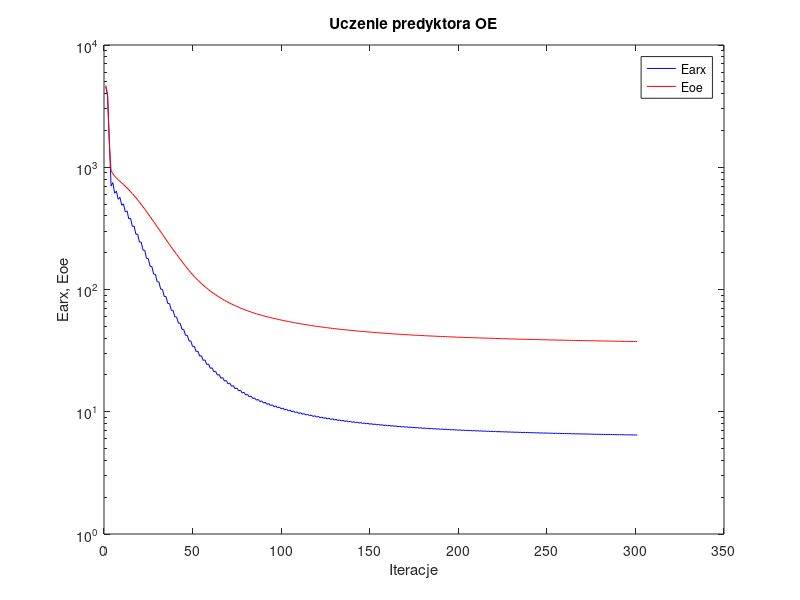
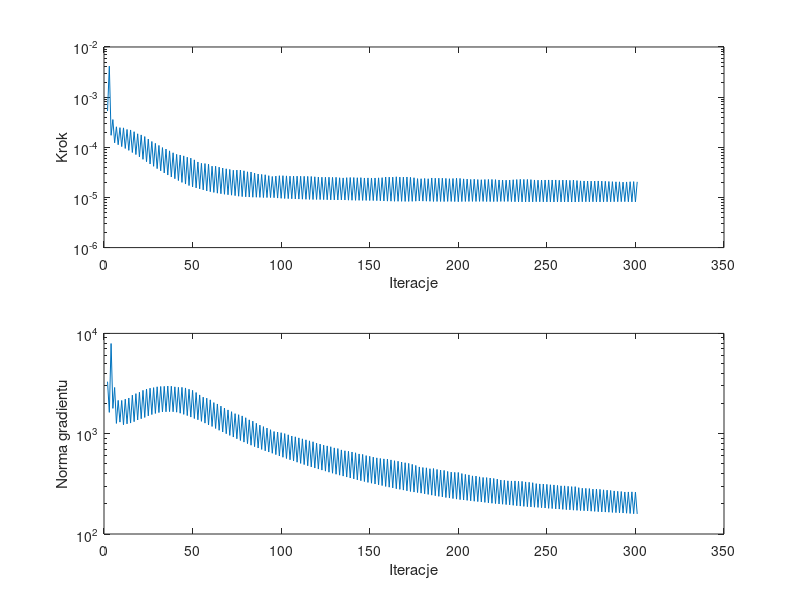

Recreate these plots in MATLAB, in order.
%uczenie predyktora oe
clear all;
n=0; farx(n+1)=4.546551e+003; foe(n+1)=4.681583e+003; wspucz(n+1)=0.000000e+000; ng(n+1)=0.000000e+000;
n=1; farx(n+1)=3.879108e+003; foe(n+1)=3.947978e+003; krok(n+1)=5.276810e-004; ng(n+1)=3.300383e+003;
n=2; farx(n+1)=1.627745e+003; foe(n+1)=1.568873e+003; krok(n+1)=4.150488e-003; ng(n+1)=1.631599e+003;
n=3; farx(n+1)=7.021693e+002; foe(n+1)=9.399296e+002; krok(n+1)=1.733806e-004; ng(n+1)=7.922266e+003;
n=4; farx(n+1)=7.486912e+002; foe(n+1)=8.861531e+002; krok(n+1)=3.569936e-004; ng(n+1)=1.788878e+003;
n=5; farx(n+1)=6.131749e+002; foe(n+1)=8.455855e+002; krok(n+1)=1.228120e-004; ng(n+1)=2.889011e+003;
n=6; farx(n+1)=6.377637e+002; foe(n+1)=8.175256e+002; krok(n+1)=2.563847e-004; ng(n+1)=1.266400e+003;
n=7; farx(n+1)=5.473917e+002; foe(n+1)=7.913192e+002; krok(n+1)=1.123699e-004; ng(n+1)=2.149044e+003;
n=8; farx(n+1)=5.675692e+002; foe(n+1)=7.681127e+002; krok(n+1)=2.463545e-004; ng(n+1)=1.304757e+003;
n=9; farx(n+1)=4.892224e+002; foe(n+1)=7.445417e+002; krok(n+1)=1.032442e-004; ng(n+1)=2.145065e+003;
n=10; farx(n+1)=5.017988e+002; foe(n+1)=7.223373e+002; krok(n+1)=2.439194e-004; ng(n+1)=1.228184e+003;
n=11; farx(n+1)=4.315199e+002; foe(n+1)=6.989206e+002; krok(n+1)=9.476985e-005; ng(n+1)=2.209511e+003;
n=12; farx(n+1)=4.395505e+002; foe(n+1)=6.771323e+002; krok(n+1)=2.266194e-004; ng(n+1)=1.253899e+003;
n=13; farx(n+1)=3.783184e+002; foe(n+1)=6.541159e+002; krok(n+1)=8.683747e-005; ng(n+1)=2.269676e+003;
n=14; farx(n+1)=3.827701e+002; foe(n+1)=6.318051e+002; krok(n+1)=2.215284e-004; ng(n+1)=1.277080e+003;
n=15; farx(n+1)=3.279985e+002; foe(n+1)=6.080584e+002; krok(n+1)=7.868993e-005; ng(n+1)=2.422105e+003;
n=16; farx(n+1)=3.302294e+002; foe(n+1)=5.858117e+002; krok(n+1)=2.044712e-004; ng(n+1)=1.318274e+003;
n=17; farx(n+1)=2.830648e+002; foe(n+1)=5.625689e+002; krok(n+1)=7.166629e-005; ng(n+1)=2.508928e+003;
n=18; farx(n+1)=2.843371e+002; foe(n+1)=5.409880e+002; krok(n+1)=1.858107e-004; ng(n+1)=1.371581e+003;
n=19; farx(n+1)=2.442732e+002; foe(n+1)=5.185485e+002; krok(n+1)=6.446963e-005; ng(n+1)=2.589367e+003;
n=20; farx(n+1)=2.442757e+002; foe(n+1)=4.971453e+002; krok(n+1)=1.764835e-004; ng(n+1)=1.409904e+003;
n=21; farx(n+1)=2.098132e+002; foe(n+1)=4.751663e+002; krok(n+1)=5.755042e-005; ng(n+1)=2.705910e+003;
n=22; farx(n+1)=2.091877e+002; foe(n+1)=4.544684e+002; krok(n+1)=1.635278e-004; ng(n+1)=1.451956e+003;
n=23; farx(n+1)=1.798796e+002; foe(n+1)=4.335227e+002; krok(n+1)=5.161420e-005; ng(n+1)=2.790383e+003;
n=24; farx(n+1)=1.793397e+002; foe(n+1)=4.142708e+002; krok(n+1)=1.460087e-004; ng(n+1)=1.505798e+003;
n=25; farx(n+1)=1.547612e+002; foe(n+1)=3.949165e+002; krok(n+1)=4.645269e-005; ng(n+1)=2.842542e+003;
n=26; farx(n+1)=1.543315e+002; foe(n+1)=3.771323e+002; krok(n+1)=1.304810e-004; ng(n+1)=1.551750e+003;
n=27; farx(n+1)=1.337511e+002; foe(n+1)=3.594230e+002; krok(n+1)=4.176829e-005; ng(n+1)=2.879559e+003;
n=28; farx(n+1)=1.332837e+002; foe(n+1)=3.428460e+002; krok(n+1)=1.198705e-004; ng(n+1)=1.590950e+003;
n=29; farx(n+1)=1.157999e+002; foe(n+1)=3.264621e+002; krok(n+1)=3.754715e-005; ng(n+1)=2.935103e+003;
n=30; farx(n+1)=1.153924e+002; foe(n+1)=3.112276e+002; krok(n+1)=1.089132e-004; ng(n+1)=1.624550e+003;
n=31; farx(n+1)=1.005999e+002; foe(n+1)=2.963617e+002; krok(n+1)=3.400479e-005; ng(n+1)=2.955854e+003;
n=32; farx(n+1)=1.003630e+002; foe(n+1)=2.825990e+002; krok(n+1)=9.866949e-005; ng(n+1)=1.648737e+003;
n=33; farx(n+1)=8.784253e+001; foe(n+1)=2.691871e+002; krok(n+1)=3.079431e-005; ng(n+1)=2.964090e+003;
n=34; farx(n+1)=8.760273e+001; foe(n+1)=2.565706e+002; krok(n+1)=9.229511e-005; ng(n+1)=1.653402e+003;
n=35; farx(n+1)=7.684952e+001; foe(n+1)=2.443522e+002; krok(n+1)=2.797908e-005; ng(n+1)=2.985330e+003;
n=36; farx(n+1)=7.671330e+001; foe(n+1)=2.330467e+002; krok(n+1)=8.489916e-005; ng(n+1)=1.660178e+003;
n=37; farx(n+1)=6.753734e+001; foe(n+1)=2.221428e+002; krok(n+1)=2.560827e-005; ng(n+1)=2.974535e+003;
n=38; farx(n+1)=6.748347e+001; foe(n+1)=2.120816e+002; krok(n+1)=7.773395e-005; ng(n+1)=1.654912e+003;
n=39; farx(n+1)=5.968824e+001; foe(n+1)=2.025250e+002; krok(n+1)=2.362476e-005; ng(n+1)=2.931488e+003;
n=40; farx(n+1)=5.971914e+001; foe(n+1)=1.936169e+002; krok(n+1)=7.225059e-005; ng(n+1)=1.638292e+003;
n=41; farx(n+1)=5.304847e+001; foe(n+1)=1.851549e+002; krok(n+1)=2.170937e-005; ng(n+1)=2.899152e+003;
n=42; farx(n+1)=5.303757e+001; foe(n+1)=1.770615e+002; krok(n+1)=7.022416e-005; ng(n+1)=1.600925e+003;
n=43; farx(n+1)=4.722336e+001; foe(n+1)=1.694090e+002; krok(n+1)=1.995189e-005; ng(n+1)=2.898034e+003;
n=44; farx(n+1)=4.721939e+001; foe(n+1)=1.621796e+002; krok(n+1)=6.738910e-005; ng(n+1)=1.558438e+003;
n=45; farx(n+1)=4.217478e+001; foe(n+1)=1.553774e+002; krok(n+1)=1.850362e-005; ng(n+1)=2.858890e+003;
n=46; farx(n+1)=4.222627e+001; foe(n+1)=1.490574e+002; krok(n+1)=6.334606e-005; ng(n+1)=1.516256e+003;
n=47; farx(n+1)=3.789393e+001; foe(n+1)=1.431375e+002; krok(n+1)=1.726474e-005; ng(n+1)=2.775765e+003;
n=48; farx(n+1)=3.796529e+001; foe(n+1)=1.375613e+002; krok(n+1)=6.078783e-005; ng(n+1)=1.464737e+003;
n=49; farx(n+1)=3.419094e+001; foe(n+1)=1.323498e+002; krok(n+1)=1.621284e-005; ng(n+1)=2.704741e+003;
n=50; farx(n+1)=3.432223e+001; foe(n+1)=1.275597e+002; krok(n+1)=5.618497e-005; ng(n+1)=1.416882e+003;
n=51; farx(n+1)=3.107270e+001; foe(n+1)=1.231309e+002; krok(n+1)=1.549259e-005; ng(n+1)=2.572417e+003;
n=52; farx(n+1)=3.129876e+001; foe(n+1)=1.191168e+002; krok(n+1)=5.097701e-005; ng(n+1)=1.377284e+003;
n=53; farx(n+1)=2.850263e+001; foe(n+1)=1.153526e+002; krok(n+1)=1.481560e-005; ng(n+1)=2.435044e+003;
n=54; farx(n+1)=2.873724e+001; foe(n+1)=1.118472e+002; krok(n+1)=4.789661e-005; ng(n+1)=1.328110e+003;
n=55; farx(n+1)=2.631353e+001; foe(n+1)=1.086106e+002; krok(n+1)=1.416371e-005; ng(n+1)=2.312538e+003;
n=56; farx(n+1)=2.654257e+001; foe(n+1)=1.054836e+002; krok(n+1)=4.738492e-005; ng(n+1)=1.274864e+003;
n=57; farx(n+1)=2.436669e+001; foe(n+1)=1.025503e+002; krok(n+1)=1.346311e-005; ng(n+1)=2.260770e+003;
n=58; farx(n+1)=2.459088e+001; foe(n+1)=9.978003e+001; krok(n+1)=4.599898e-005; ng(n+1)=1.222285e+003;
n=59; farx(n+1)=2.264456e+001; foe(n+1)=9.718304e+001; krok(n+1)=1.302585e-005; ng(n+1)=2.175135e+003;
n=60; farx(n+1)=2.290629e+001; foe(n+1)=9.483924e+001; krok(n+1)=4.204485e-005; ng(n+1)=1.180526e+003;
n=61; farx(n+1)=2.121643e+001; foe(n+1)=9.262106e+001; krok(n+1)=1.259797e-005; ng(n+1)=2.041744e+003;
n=62; farx(n+1)=2.145292e+001; foe(n+1)=9.048811e+001; krok(n+1)=4.194015e-005; ng(n+1)=1.127328e+003;
n=63; farx(n+1)=1.992307e+001; foe(n+1)=8.848211e+001; krok(n+1)=1.216245e-005; ng(n+1)=1.978966e+003;
n=64; farx(n+1)=2.015889e+001; foe(n+1)=8.659945e+001; krok(n+1)=4.014885e-005; ng(n+1)=1.081518e+003;
n=65; farx(n+1)=1.879171e+001; foe(n+1)=8.483242e+001; krok(n+1)=1.186082e-005; ng(n+1)=1.883942e+003;
n=66; farx(n+1)=1.903068e+001; foe(n+1)=8.317081e+001; krok(n+1)=3.858161e-005; ng(n+1)=1.039382e+003;
n=67; farx(n+1)=1.779864e+001; foe(n+1)=8.159570e+001; krok(n+1)=1.157184e-005; ng(n+1)=1.802761e+003;
n=68; farx(n+1)=1.803437e+001; foe(n+1)=8.011479e+001; krok(n+1)=3.723990e-005; ng(n+1)=9.992815e+002;
n=69; farx(n+1)=1.692144e+001; foe(n+1)=7.870734e+001; krok(n+1)=1.131276e-005; ng(n+1)=1.725932e+003;
n=70; farx(n+1)=1.715106e+001; foe(n+1)=7.737575e+001; krok(n+1)=3.621888e-005; ng(n+1)=9.612937e+002;
n=71; farx(n+1)=1.613778e+001; foe(n+1)=7.610841e+001; krok(n+1)=1.109569e-005; ng(n+1)=1.657235e+003;
n=72; farx(n+1)=1.636414e+001; foe(n+1)=7.491589e+001; krok(n+1)=3.488004e-005; ng(n+1)=9.260578e+002;
n=73; farx(n+1)=1.544755e+001; foe(n+1)=7.377879e+001; krok(n+1)=1.085468e-005; ng(n+1)=1.584507e+003;
n=74; farx(n+1)=1.566104e+001; foe(n+1)=7.267390e+001; krok(n+1)=3.514435e-005; ng(n+1)=8.900918e+002;
n=75; farx(n+1)=1.481266e+001; foe(n+1)=7.161815e+001; krok(n+1)=1.057446e-005; ng(n+1)=1.546434e+003;
n=76; farx(n+1)=1.501581e+001; foe(n+1)=7.059727e+001; krok(n+1)=3.517612e-005; ng(n+1)=8.556095e+002;
n=77; farx(n+1)=1.422790e+001; foe(n+1)=6.962082e+001; krok(n+1)=1.038706e-005; ng(n+1)=1.504452e+003;
n=78; farx(n+1)=1.442876e+001; foe(n+1)=6.869982e+001; krok(n+1)=3.400479e-005; ng(n+1)=8.244965e+002;
n=79; farx(n+1)=1.370405e+001; foe(n+1)=6.781532e+001; krok(n+1)=1.029142e-005; ng(n+1)=1.442322e+003;
n=80; farx(n+1)=1.390337e+001; foe(n+1)=6.698762e+001; krok(n+1)=3.245086e-005; ng(n+1)=7.960114e+002;
n=81; farx(n+1)=1.324176e+001; foe(n+1)=6.619162e+001; krok(n+1)=1.018440e-005; ng(n+1)=1.374432e+003;
n=82; farx(n+1)=1.343453e+001; foe(n+1)=6.542549e+001; krok(n+1)=3.217628e-005; ng(n+1)=7.676470e+002;
n=83; farx(n+1)=1.281497e+001; foe(n+1)=6.468717e+001; krok(n+1)=1.009346e-005; ng(n+1)=1.334100e+003;
n=84; farx(n+1)=1.300538e+001; foe(n+1)=6.399501e+001; krok(n+1)=3.061523e-005; ng(n+1)=7.427351e+002;
n=85; farx(n+1)=1.243400e+001; foe(n+1)=6.332853e+001; krok(n+1)=1.009346e-005; ng(n+1)=1.270149e+003;
n=86; farx(n+1)=1.262322e+001; foe(n+1)=6.270067e+001; krok(n+1)=2.932016e-005; ng(n+1)=7.198587e+002;
n=87; farx(n+1)=1.209388e+001; foe(n+1)=6.209110e+001; krok(n+1)=1.003408e-005; ng(n+1)=1.217783e+003;
n=88; farx(n+1)=1.227675e+001; foe(n+1)=6.150694e+001; krok(n+1)=2.877521e-005; ng(n+1)=6.969021e+002;
n=89; farx(n+1)=1.178210e+001; foe(n+1)=6.094222e+001; krok(n+1)=9.955536e-006; ng(n+1)=1.176507e+003;
n=90; farx(n+1)=1.195877e+001; foe(n+1)=6.039654e+001; krok(n+1)=2.832743e-005; ng(n+1)=6.750447e+002;
n=91; farx(n+1)=1.149193e+001; foe(n+1)=5.987135e+001; krok(n+1)=9.952471e-006; ng(n+1)=1.138637e+003;
n=92; farx(n+1)=1.166795e+001; foe(n+1)=5.937368e+001; krok(n+1)=2.713913e-005; ng(n+1)=6.564379e+002;
n=93; farx(n+1)=1.123019e+001; foe(n+1)=5.888847e+001; krok(n+1)=9.952471e-006; ng(n+1)=1.095585e+003;
n=94; farx(n+1)=1.140135e+001; foe(n+1)=5.842728e+001; krok(n+1)=2.617217e-005; ng(n+1)=6.381740e+002;
n=95; farx(n+1)=1.099442e+001; foe(n+1)=5.797985e+001; krok(n+1)=9.888364e-006; ng(n+1)=1.051387e+003;
n=96; farx(n+1)=1.116005e+001; foe(n+1)=5.753842e+001; krok(n+1)=2.668806e-005; ng(n+1)=6.186210e+002;
n=97; farx(n+1)=1.077083e+001; foe(n+1)=5.710847e+001; krok(n+1)=9.716744e-006; ng(n+1)=1.039019e+003;
n=98; farx(n+1)=1.093050e+001; foe(n+1)=5.668561e+001; krok(n+1)=2.711505e-005; ng(n+1)=5.996425e+002;
n=99; farx(n+1)=1.055796e+001; foe(n+1)=5.627430e+001; krok(n+1)=9.602384e-006; ng(n+1)=1.022905e+003;
n=100; farx(n+1)=1.071380e+001; foe(n+1)=5.587430e+001; krok(n+1)=2.713913e-005; ng(n+1)=5.822177e+002;
n=101; farx(n+1)=1.035822e+001; foe(n+1)=5.548302e+001; krok(n+1)=9.515478e-006; ng(n+1)=1.002564e+003;
n=102; farx(n+1)=1.050920e+001; foe(n+1)=5.510501e+001; krok(n+1)=2.689247e-005; ng(n+1)=5.655985e+002;
n=103; farx(n+1)=1.017169e+001; foe(n+1)=5.473671e+001; krok(n+1)=9.471564e-006; ng(n+1)=9.750089e+002;
n=104; farx(n+1)=1.031860e+001; foe(n+1)=5.438031e+001; krok(n+1)=2.657240e-005; ng(n+1)=5.499619e+002;
n=105; farx(n+1)=9.998579e+000; foe(n+1)=5.403337e+001; krok(n+1)=9.410994e-006; ng(n+1)=9.482785e+002;
n=106; farx(n+1)=1.014180e+001; foe(n+1)=5.369401e+001; krok(n+1)=2.671200e-005; ng(n+1)=5.344428e+002;
n=107; farx(n+1)=9.834932e+000; foe(n+1)=5.336250e+001; krok(n+1)=9.331364e-006; ng(n+1)=9.311349e+002;
n=108; farx(n+1)=9.974071e+000; foe(n+1)=5.304052e+001; krok(n+1)=2.657240e-005; ng(n+1)=5.197227e+002;
n=109; farx(n+1)=9.681369e+000; foe(n+1)=5.272663e+001; krok(n+1)=9.282697e-006; ng(n+1)=9.082794e+002;
n=110; farx(n+1)=9.817241e+000; foe(n+1)=5.242128e+001; krok(n+1)=2.648762e-005; ng(n+1)=5.056682e+002;
n=111; farx(n+1)=9.537082e+000; foe(n+1)=5.212269e+001; krok(n+1)=9.225986e-006; ng(n+1)=8.886788e+002;
n=112; farx(n+1)=9.669379e+000; foe(n+1)=5.183265e+001; krok(n+1)=2.637524e-005; ng(n+1)=4.920844e+002;
n=113; farx(n+1)=9.401437e+000; foe(n+1)=5.154912e+001; krok(n+1)=9.177209e-006; ng(n+1)=8.683281e+002;
n=114; farx(n+1)=9.530239e+000; foe(n+1)=5.127329e+001; krok(n+1)=2.627836e-005; ng(n+1)=4.789795e+002;
n=115; farx(n+1)=9.273543e+000; foe(n+1)=5.100386e+001; krok(n+1)=9.137433e-006; ng(n+1)=8.487843e+002;
n=116; farx(n+1)=9.399521e+000; foe(n+1)=5.074207e+001; krok(n+1)=2.616958e-005; ng(n+1)=4.665072e+002;
n=117; farx(n+1)=9.153205e+000; foe(n+1)=5.048535e+001; krok(n+1)=9.089066e-006; ng(n+1)=8.309755e+002;
n=118; farx(n+1)=9.274467e+000; foe(n+1)=5.023607e+001; krok(n+1)=2.581106e-005; ng(n+1)=4.545717e+002;
n=119; farx(n+1)=9.039687e+000; foe(n+1)=4.999507e+001; krok(n+1)=9.109987e-006; ng(n+1)=8.047393e+002;
n=120; farx(n+1)=9.159263e+000; foe(n+1)=4.976029e+001; krok(n+1)=2.549454e-005; ng(n+1)=4.441399e+002;
n=121; farx(n+1)=8.933545e+000; foe(n+1)=4.953064e+001; krok(n+1)=9.078452e-006; ng(n+1)=7.874192e+002;
n=122; farx(n+1)=9.050151e+000; foe(n+1)=4.930739e+001; krok(n+1)=2.529606e-005; ng(n+1)=4.336639e+002;
n=123; farx(n+1)=8.833536e+000; foe(n+1)=4.908906e+001; krok(n+1)=9.050777e-006; ng(n+1)=7.689531e+002;
n=124; farx(n+1)=8.947878e+000; foe(n+1)=4.887616e+001; krok(n+1)=2.531441e-005; ng(n+1)=4.234314e+002;
n=125; farx(n+1)=8.738712e+000; foe(n+1)=4.866667e+001; krok(n+1)=8.997287e-006; ng(n+1)=7.557697e+002;
n=126; farx(n+1)=8.850232e+000; foe(n+1)=4.846302e+001; krok(n+1)=2.531441e-005; ng(n+1)=4.133624e+002;
n=127; farx(n+1)=8.648559e+000; foe(n+1)=4.826266e+001; krok(n+1)=8.958287e-006; ng(n+1)=7.410928e+002;
n=128; farx(n+1)=8.756609e+000; foe(n+1)=4.806809e+001; krok(n+1)=2.509886e-005; ng(n+1)=4.036539e+002;
n=129; farx(n+1)=8.563340e+000; foe(n+1)=4.787819e+001; krok(n+1)=8.943311e-006; ng(n+1)=7.217944e+002;
n=130; farx(n+1)=8.669385e+000; foe(n+1)=4.769210e+001; krok(n+1)=2.518354e-005; ng(n+1)=3.942519e+002;
n=131; farx(n+1)=8.481683e+000; foe(n+1)=4.750929e+001; krok(n+1)=8.913402e-006; ng(n+1)=7.110606e+002;
n=132; farx(n+1)=8.584533e+000; foe(n+1)=4.733269e+001; krok(n+1)=2.468559e-005; ng(n+1)=3.858486e+002;
n=133; farx(n+1)=8.404966e+000; foe(n+1)=4.716043e+001; krok(n+1)=8.935769e-006; ng(n+1)=6.892289e+002;
n=134; farx(n+1)=8.505910e+000; foe(n+1)=4.699245e+001; krok(n+1)=2.450546e-005; ng(n+1)=3.779409e+002;
n=135; farx(n+1)=8.332805e+000; foe(n+1)=4.682756e+001; krok(n+1)=8.887598e-006; ng(n+1)=6.757347e+002;
n=136; farx(n+1)=8.431609e+000; foe(n+1)=4.666538e+001; krok(n+1)=2.480406e-005; ng(n+1)=3.697216e+002;
n=137; farx(n+1)=8.263326e+000; foe(n+1)=4.650581e+001; krok(n+1)=8.818566e-006; ng(n+1)=6.678365e+002;
n=138; farx(n+1)=8.359669e+000; foe(n+1)=4.634943e+001; krok(n+1)=2.496301e-005; ng(n+1)=3.617089e+002;
n=139; farx(n+1)=8.196349e+000; foe(n+1)=4.619589e+001; krok(n+1)=8.786087e-006; ng(n+1)=6.571017e+002;
n=140; farx(n+1)=8.290732e+000; foe(n+1)=4.604637e+001; krok(n+1)=2.490114e-005; ng(n+1)=3.541807e+002;
n=141; farx(n+1)=8.132598e+000; foe(n+1)=4.589899e+001; krok(n+1)=8.753864e-006; ng(n+1)=6.452512e+002;
n=142; farx(n+1)=8.223949e+000; foe(n+1)=4.575548e+001; krok(n+1)=2.468559e-005; ng(n+1)=3.467561e+002;
n=143; farx(n+1)=8.071863e+000; foe(n+1)=4.561555e+001; krok(n+1)=8.756691e-006; ng(n+1)=6.284414e+002;
n=144; farx(n+1)=8.162067e+000; foe(n+1)=4.547814e+001; krok(n+1)=2.480406e-005; ng(n+1)=3.399277e+002;
n=145; farx(n+1)=8.013457e+000; foe(n+1)=4.534244e+001; krok(n+1)=8.718949e-006; ng(n+1)=6.215662e+002;
n=146; farx(n+1)=8.101011e+000; foe(n+1)=4.521118e+001; krok(n+1)=2.443486e-005; ng(n+1)=3.333862e+002;
n=147; farx(n+1)=7.958308e+000; foe(n+1)=4.508251e+001; krok(n+1)=8.720009e-006; ng(n+1)=6.045359e+002;
n=148; farx(n+1)=8.044061e+000; foe(n+1)=4.495618e+001; krok(n+1)=2.450546e-005; ng(n+1)=3.268111e+002;
n=149; farx(n+1)=7.905297e+000; foe(n+1)=4.483208e+001; krok(n+1)=8.686387e-006; ng(n+1)=5.954068e+002;
n=150; farx(n+1)=7.988937e+000; foe(n+1)=4.471060e+001; krok(n+1)=2.443486e-005; ng(n+1)=3.208682e+002;
n=151; farx(n+1)=7.854543e+000; foe(n+1)=4.459158e+001; krok(n+1)=8.668026e-006; ng(n+1)=5.837713e+002;
n=152; farx(n+1)=7.936382e+000; foe(n+1)=4.447469e+001; krok(n+1)=2.443486e-005; ng(n+1)=3.152119e+002;
n=153; farx(n+1)=7.805960e+000; foe(n+1)=4.436009e+001; krok(n+1)=8.632369e-006; ng(n+1)=5.740319e+002;
n=154; farx(n+1)=7.886063e+000; foe(n+1)=4.424709e+001; krok(n+1)=2.458493e-005; ng(n+1)=3.094374e+002;
n=155; farx(n+1)=7.759039e+000; foe(n+1)=4.413628e+001; krok(n+1)=8.593476e-006; ng(n+1)=5.661352e+002;
n=156; farx(n+1)=7.837934e+000; foe(n+1)=4.402723e+001; krok(n+1)=2.480406e-005; ng(n+1)=3.040833e+002;
n=157; farx(n+1)=7.714269e+000; foe(n+1)=4.391942e+001; krok(n+1)=8.500298e-006; ng(n+1)=5.607271e+002;
n=158; farx(n+1)=7.791473e+000; foe(n+1)=4.381206e+001; krok(n+1)=2.556514e-005; ng(n+1)=2.978665e+002;
n=159; farx(n+1)=7.669607e+000; foe(n+1)=4.370627e+001; krok(n+1)=8.445281e-006; ng(n+1)=5.587901e+002;
n=160; farx(n+1)=7.745063e+000; foe(n+1)=4.360322e+001; krok(n+1)=2.541507e-005; ng(n+1)=2.930108e+002;
n=161; farx(n+1)=7.626959e+000; foe(n+1)=4.350172e+001; krok(n+1)=8.429495e-006; ng(n+1)=5.478287e+002;
n=162; farx(n+1)=7.700598e+000; foe(n+1)=4.340231e+001; krok(n+1)=2.537849e-005; ng(n+1)=2.880770e+002;
n=163; farx(n+1)=7.586370e+000; foe(n+1)=4.330471e+001; krok(n+1)=8.379583e-006; ng(n+1)=5.378056e+002;
n=164; farx(n+1)=7.658048e+000; foe(n+1)=4.320725e+001; krok(n+1)=2.581106e-005; ng(n+1)=2.825348e+002;
n=165; farx(n+1)=7.545998e+000; foe(n+1)=4.311253e+001; krok(n+1)=8.378583e-006; ng(n+1)=5.314696e+002;
n=166; farx(n+1)=7.616745e+000; foe(n+1)=4.302008e+001; krok(n+1)=2.543436e-005; ng(n+1)=2.786220e+002;
n=167; farx(n+1)=7.507907e+000; foe(n+1)=4.292895e+001; krok(n+1)=8.364627e-006; ng(n+1)=5.217959e+002;
n=168; farx(n+1)=7.577155e+000; foe(n+1)=4.283972e+001; krok(n+1)=2.541507e-005; ng(n+1)=2.740971e+002;
n=169; farx(n+1)=7.471364e+000; foe(n+1)=4.275178e+001; krok(n+1)=8.333245e-006; ng(n+1)=5.133252e+002;
n=170; farx(n+1)=7.538999e+000; foe(n+1)=4.266506e+001; krok(n+1)=2.555890e-005; ng(n+1)=2.693938e+002;
n=171; farx(n+1)=7.435616e+000; foe(n+1)=4.257999e+001; krok(n+1)=8.329312e-006; ng(n+1)=5.058599e+002;
n=172; farx(n+1)=7.501735e+000; foe(n+1)=4.249696e+001; krok(n+1)=2.519594e-005; ng(n+1)=2.654829e+002;
n=173; farx(n+1)=7.401350e+000; foe(n+1)=4.241553e+001; krok(n+1)=8.357584e-006; ng(n+1)=4.946579e+002;
n=174; farx(n+1)=7.465959e+000; foe(n+1)=4.233630e+001; krok(n+1)=2.468559e-005; ng(n+1)=2.618936e+002;
n=175; farx(n+1)=7.368396e+000; foe(n+1)=4.225860e+001; krok(n+1)=8.423638e-006; ng(n+1)=4.824637e+002;
n=176; farx(n+1)=7.431363e+000; foe(n+1)=4.218382e+001; krok(n+1)=2.371798e-005; ng(n+1)=2.590269e+002;
n=177; farx(n+1)=7.337771e+000; foe(n+1)=4.211054e+001; krok(n+1)=8.481911e-006; ng(n+1)=4.662380e+002;
n=178; farx(n+1)=7.399848e+000; foe(n+1)=4.203855e+001; krok(n+1)=2.360381e-005; ng(n+1)=2.554893e+002;
n=179; farx(n+1)=7.308553e+000; foe(n+1)=4.196745e+001; krok(n+1)=8.445859e-006; ng(n+1)=4.599968e+002;
n=180; farx(n+1)=7.369641e+000; foe(n+1)=4.189713e+001; krok(n+1)=2.390184e-005; ng(n+1)=2.515097e+002;
n=181; farx(n+1)=7.279689e+000; foe(n+1)=4.182754e+001; krok(n+1)=8.423638e-006; ng(n+1)=4.567660e+002;
n=182; farx(n+1)=7.339442e+000; foe(n+1)=4.175979e+001; krok(n+1)=2.360381e-005; ng(n+1)=2.481718e+002;
n=183; farx(n+1)=7.252581e+000; foe(n+1)=4.169288e+001; krok(n+1)=8.379583e-006; ng(n+1)=4.475271e+002;
n=184; farx(n+1)=7.311626e+000; foe(n+1)=4.162570e+001; krok(n+1)=2.444110e-005; ng(n+1)=2.439853e+002;
n=185; farx(n+1)=7.225150e+000; foe(n+1)=4.155916e+001; krok(n+1)=8.316918e-006; ng(n+1)=4.494643e+002;
n=186; farx(n+1)=7.282743e+000; foe(n+1)=4.149416e+001; krok(n+1)=2.419290e-005; ng(n+1)=2.406677e+002;
n=187; farx(n+1)=7.198808e+000; foe(n+1)=4.143021e+001; krok(n+1)=8.322079e-006; ng(n+1)=4.402414e+002;
n=188; farx(n+1)=7.255349e+000; foe(n+1)=4.136708e+001; krok(n+1)=2.419290e-005; ng(n+1)=2.373617e+002;
n=189; farx(n+1)=7.173138e+000; foe(n+1)=4.130496e+001; krok(n+1)=8.318815e-006; ng(n+1)=4.344977e+002;
n=190; farx(n+1)=7.229114e+000; foe(n+1)=4.124397e+001; krok(n+1)=2.418894e-005; ng(n+1)=2.342748e+002;
n=191; farx(n+1)=7.148409e+000; foe(n+1)=4.118324e+001; krok(n+1)=8.284610e-006; ng(n+1)=4.307185e+002;
n=192; farx(n+1)=7.202580e+000; foe(n+1)=4.112378e+001; krok(n+1)=2.394830e-005; ng(n+1)=2.310394e+002;
n=193; farx(n+1)=7.124230e+000; foe(n+1)=4.106567e+001; krok(n+1)=8.334046e-006; ng(n+1)=4.203595e+002;
n=194; farx(n+1)=7.177715e+000; foe(n+1)=4.100861e+001; krok(n+1)=2.362476e-005; ng(n+1)=2.283431e+002;
n=195; farx(n+1)=7.101269e+000; foe(n+1)=4.095229e+001; krok(n+1)=8.322079e-006; ng(n+1)=4.139908e+002;
n=196; farx(n+1)=7.154120e+000; foe(n+1)=4.089659e+001; krok(n+1)=2.382783e-005; ng(n+1)=2.256232e+002;
n=197; farx(n+1)=7.078895e+000; foe(n+1)=4.084130e+001; krok(n+1)=8.274713e-006; ng(n+1)=4.115900e+002;
n=198; farx(n+1)=7.131222e+000; foe(n+1)=4.078672e+001; krok(n+1)=2.418894e-005; ng(n+1)=2.228256e+002;
n=199; farx(n+1)=7.056911e+000; foe(n+1)=4.073214e+001; krok(n+1)=8.219763e-006; ng(n+1)=4.106982e+002;
n=200; farx(n+1)=7.107418e+000; foe(n+1)=4.067870e+001; krok(n+1)=2.394830e-005; ng(n+1)=2.200916e+002;
n=201; farx(n+1)=7.035247e+000; foe(n+1)=4.062652e+001; krok(n+1)=8.284610e-006; ng(n+1)=4.004277e+002;
n=202; farx(n+1)=7.085032e+000; foe(n+1)=4.057537e+001; krok(n+1)=2.343658e-005; ng(n+1)=2.182843e+002;
n=203; farx(n+1)=7.014595e+000; foe(n+1)=4.052501e+001; krok(n+1)=8.316918e-006; ng(n+1)=3.929771e+002;
n=204; farx(n+1)=7.063832e+000; foe(n+1)=4.047565e+001; krok(n+1)=2.322634e-005; ng(n+1)=2.162810e+002;
n=205; farx(n+1)=6.994708e+000; foe(n+1)=4.042657e+001; krok(n+1)=8.316918e-006; ng(n+1)=3.883295e+002;
n=206; farx(n+1)=7.042680e+000; foe(n+1)=4.037864e+001; krok(n+1)=2.286087e-005; ng(n+1)=2.143808e+002;
n=207; farx(n+1)=6.975667e+000; foe(n+1)=4.033148e+001; krok(n+1)=8.333245e-006; ng(n+1)=3.797398e+002;
n=208; farx(n+1)=7.023183e+000; foe(n+1)=4.028456e+001; krok(n+1)=2.307378e-005; ng(n+1)=2.122012e+002;
n=209; farx(n+1)=6.956813e+000; foe(n+1)=4.023807e+001; krok(n+1)=8.316918e-006; ng(n+1)=3.783625e+002;
n=210; farx(n+1)=7.003381e+000; foe(n+1)=4.019262e+001; krok(n+1)=2.273062e-005; ng(n+1)=2.105279e+002;
n=211; farx(n+1)=6.938659e+000; foe(n+1)=4.014771e+001; krok(n+1)=8.342260e-006; ng(n+1)=3.713466e+002;
n=212; farx(n+1)=6.984451e+000; foe(n+1)=4.010352e+001; krok(n+1)=2.254192e-005; ng(n+1)=2.087748e+002;
n=213; farx(n+1)=6.921204e+000; foe(n+1)=4.005986e+001; krok(n+1)=8.333245e-006; ng(n+1)=3.661061e+002;
n=214; farx(n+1)=6.966557e+000; foe(n+1)=4.001650e+001; krok(n+1)=2.277170e-005; ng(n+1)=2.066574e+002;
n=215; farx(n+1)=6.904078e+000; foe(n+1)=3.997342e+001; krok(n+1)=8.287718e-006; ng(n+1)=3.649910e+002;
n=216; farx(n+1)=6.948631e+000; foe(n+1)=3.993083e+001; krok(n+1)=2.285025e-005; ng(n+1)=2.045270e+002;
n=217; farx(n+1)=6.887260e+000; foe(n+1)=3.988871e+001; krok(n+1)=8.274713e-006; ng(n+1)=3.613613e+002;
n=218; farx(n+1)=6.931138e+000; foe(n+1)=3.984703e+001; krok(n+1)=2.285025e-005; ng(n+1)=2.026152e+002;
n=219; farx(n+1)=6.870773e+000; foe(n+1)=3.980583e+001; krok(n+1)=8.272636e-006; ng(n+1)=3.577950e+002;
n=220; farx(n+1)=6.913868e+000; foe(n+1)=3.976522e+001; krok(n+1)=2.265271e-005; ng(n+1)=2.009871e+002;
n=221; farx(n+1)=6.854758e+000; foe(n+1)=3.972518e+001; krok(n+1)=8.287718e-006; ng(n+1)=3.525869e+002;
n=222; farx(n+1)=6.896832e+000; foe(n+1)=3.968562e+001; krok(n+1)=2.230894e-005; ng(n+1)=1.994451e+002;
n=223; farx(n+1)=6.839193e+000; foe(n+1)=3.964698e+001; krok(n+1)=8.333245e-006; ng(n+1)=3.454994e+002;
n=224; farx(n+1)=6.880993e+000; foe(n+1)=3.960857e+001; krok(n+1)=2.219549e-005; ng(n+1)=1.981343e+002;
n=225; farx(n+1)=6.824153e+000; foe(n+1)=3.957062e+001; krok(n+1)=8.318815e-006; ng(n+1)=3.431074e+002;
n=226; farx(n+1)=6.865271e+000; foe(n+1)=3.953305e+001; krok(n+1)=2.209045e-005; ng(n+1)=1.965377e+002;
n=227; farx(n+1)=6.809493e+000; foe(n+1)=3.949601e+001; krok(n+1)=8.322079e-006; ng(n+1)=3.389989e+002;
n=228; farx(n+1)=6.850359e+000; foe(n+1)=3.945927e+001; krok(n+1)=2.219138e-005; ng(n+1)=1.950421e+002;
n=229; farx(n+1)=6.795256e+000; foe(n+1)=3.942268e+001; krok(n+1)=8.274713e-006; ng(n+1)=3.380370e+002;
n=230; farx(n+1)=6.835831e+000; foe(n+1)=3.938640e+001; krok(n+1)=2.253084e-005; ng(n+1)=1.932477e+002;
n=231; farx(n+1)=6.781267e+000; foe(n+1)=3.935008e+001; krok(n+1)=8.206521e-006; ng(n+1)=3.382793e+002;
n=232; farx(n+1)=6.821028e+000; foe(n+1)=3.931410e+001; krok(n+1)=2.273062e-005; ng(n+1)=1.913773e+002;
n=233; farx(n+1)=6.767395e+000; foe(n+1)=3.927849e+001; krok(n+1)=8.186754e-006; ng(n+1)=3.353177e+002;
n=234; farx(n+1)=6.806840e+000; foe(n+1)=3.924306e+001; krok(n+1)=2.296532e-005; ng(n+1)=1.899009e+002;
n=235; farx(n+1)=6.753688e+000; foe(n+1)=3.920782e+001; krok(n+1)=8.153596e-006; ng(n+1)=3.347877e+002;
n=236; farx(n+1)=6.792403e+000; foe(n+1)=3.917305e+001; krok(n+1)=2.286087e-005; ng(n+1)=1.885489e+002;
n=237; farx(n+1)=6.740323e+000; foe(n+1)=3.913869e+001; krok(n+1)=8.155065e-006; ng(n+1)=3.304955e+002;
n=238; farx(n+1)=6.778504e+000; foe(n+1)=3.910455e+001; krok(n+1)=2.286087e-005; ng(n+1)=1.872169e+002;
n=239; farx(n+1)=6.727122e+000; foe(n+1)=3.907085e+001; krok(n+1)=8.164371e-006; ng(n+1)=3.277411e+002;
n=240; farx(n+1)=6.764902e+000; foe(n+1)=3.903763e+001; krok(n+1)=2.266263e-005; ng(n+1)=1.861811e+002;
n=241; farx(n+1)=6.714361e+000; foe(n+1)=3.900462e+001; krok(n+1)=8.164371e-006; ng(n+1)=3.245472e+002;
n=242; farx(n+1)=6.751157e+000; foe(n+1)=3.897208e+001; krok(n+1)=2.230894e-005; ng(n+1)=1.849766e+002;
n=243; farx(n+1)=6.701839e+000; foe(n+1)=3.894024e+001; krok(n+1)=8.226685e-006; ng(n+1)=3.177633e+002;
n=244; farx(n+1)=6.738470e+000; foe(n+1)=3.890869e+001; krok(n+1)=2.208984e-005; ng(n+1)=1.841499e+002;
n=245; farx(n+1)=6.689873e+000; foe(n+1)=3.887738e+001; krok(n+1)=8.206521e-006; ng(n+1)=3.156244e+002;
n=246; farx(n+1)=6.726201e+000; foe(n+1)=3.884627e+001; krok(n+1)=2.226248e-005; ng(n+1)=1.828390e+002;
n=247; farx(n+1)=6.678056e+000; foe(n+1)=3.881529e+001; krok(n+1)=8.178765e-006; ng(n+1)=3.149687e+002;
n=248; farx(n+1)=6.713926e+000; foe(n+1)=3.878471e+001; krok(n+1)=2.226248e-005; ng(n+1)=1.816346e+002;
n=249; farx(n+1)=6.666550e+000; foe(n+1)=3.875427e+001; krok(n+1)=8.155065e-006; ng(n+1)=3.126397e+002;
n=250; farx(n+1)=6.701783e+000; foe(n+1)=3.872402e+001; krok(n+1)=2.230894e-005; ng(n+1)=1.802692e+002;
n=251; farx(n+1)=6.655101e+000; foe(n+1)=3.869418e+001; krok(n+1)=8.166804e-006; ng(n+1)=3.096814e+002;
n=252; farx(n+1)=6.690141e+000; foe(n+1)=3.866463e+001; krok(n+1)=2.226248e-005; ng(n+1)=1.793147e+002;
n=253; farx(n+1)=6.644074e+000; foe(n+1)=3.863517e+001; krok(n+1)=8.129247e-006; ng(n+1)=3.084040e+002;
n=254; farx(n+1)=6.678408e+000; foe(n+1)=3.860587e+001; krok(n+1)=2.230894e-005; ng(n+1)=1.779231e+002;
n=255; farx(n+1)=6.632971e+000; foe(n+1)=3.857704e+001; krok(n+1)=8.164371e-006; ng(n+1)=3.050894e+002;
n=256; farx(n+1)=6.667040e+000; foe(n+1)=3.854861e+001; krok(n+1)=2.198334e-005; ng(n+1)=1.772509e+002;
n=257; farx(n+1)=6.622409e+000; foe(n+1)=3.852037e+001; krok(n+1)=8.155065e-006; ng(n+1)=3.020472e+002;
n=258; farx(n+1)=6.656242e+000; foe(n+1)=3.849228e+001; krok(n+1)=2.219138e-005; ng(n+1)=1.760255e+002;
n=259; farx(n+1)=6.611923e+000; foe(n+1)=3.846426e+001; krok(n+1)=8.128882e-006; ng(n+1)=3.018904e+002;
n=260; farx(n+1)=6.645266e+000; foe(n+1)=3.843663e+001; krok(n+1)=2.208984e-005; ng(n+1)=1.749809e+002;
n=261; farx(n+1)=6.601568e+000; foe(n+1)=3.840918e+001; krok(n+1)=8.151193e-006; ng(n+1)=2.989038e+002;
n=262; farx(n+1)=6.634663e+000; foe(n+1)=3.838222e+001; krok(n+1)=2.190752e-005; ng(n+1)=1.742234e+002;
n=263; farx(n+1)=6.591720e+000; foe(n+1)=3.835521e+001; krok(n+1)=8.114575e-006; ng(n+1)=2.967287e+002;
n=264; farx(n+1)=6.624450e+000; foe(n+1)=3.832832e+001; krok(n+1)=2.226248e-005; ng(n+1)=1.728285e+002;
n=265; farx(n+1)=6.581703e+000; foe(n+1)=3.830152e+001; krok(n+1)=8.106422e-006; ng(n+1)=2.966332e+002;
n=266; farx(n+1)=6.613600e+000; foe(n+1)=3.827525e+001; krok(n+1)=2.170937e-005; ng(n+1)=1.720745e+002;
n=267; farx(n+1)=6.572020e+000; foe(n+1)=3.824945e+001; krok(n+1)=8.172419e-006; ng(n+1)=2.896936e+002;
n=268; farx(n+1)=6.603472e+000; foe(n+1)=3.822378e+001; krok(n+1)=2.139878e-005; ng(n+1)=1.713533e+002;
n=269; farx(n+1)=6.562599e+000; foe(n+1)=3.819858e+001; krok(n+1)=8.206521e-006; ng(n+1)=2.859085e+002;
n=270; farx(n+1)=6.593956e+000; foe(n+1)=3.817348e+001; krok(n+1)=2.132008e-005; ng(n+1)=1.706442e+002;
n=271; farx(n+1)=6.553379e+000; foe(n+1)=3.814854e+001; krok(n+1)=8.205260e-006; ng(n+1)=2.850596e+002;
n=272; farx(n+1)=6.584567e+000; foe(n+1)=3.812396e+001; krok(n+1)=2.122479e-005; ng(n+1)=1.699135e+002;
n=273; farx(n+1)=6.544488e+000; foe(n+1)=3.809934e+001; krok(n+1)=8.178765e-006; ng(n+1)=2.837687e+002;
n=274; farx(n+1)=6.575027e+000; foe(n+1)=3.807497e+001; krok(n+1)=2.114892e-005; ng(n+1)=1.688239e+002;
n=275; farx(n+1)=6.535647e+000; foe(n+1)=3.805090e+001; krok(n+1)=8.206521e-006; ng(n+1)=2.801130e+002;
n=276; farx(n+1)=6.566214e+000; foe(n+1)=3.802698e+001; krok(n+1)=2.122479e-005; ng(n+1)=1.680680e+002;
n=277; farx(n+1)=6.527084e+000; foe(n+1)=3.800301e+001; krok(n+1)=8.153596e-006; ng(n+1)=2.806829e+002;
n=278; farx(n+1)=6.557183e+000; foe(n+1)=3.797923e+001; krok(n+1)=2.132008e-005; ng(n+1)=1.669390e+002;
n=279; farx(n+1)=6.518533e+000; foe(n+1)=3.795562e+001; krok(n+1)=8.153596e-006; ng(n+1)=2.787773e+002;
n=280; farx(n+1)=6.548169e+000; foe(n+1)=3.793220e+001; krok(n+1)=2.114892e-005; ng(n+1)=1.661067e+002;
n=281; farx(n+1)=6.510107e+000; foe(n+1)=3.790908e+001; krok(n+1)=8.182517e-006; ng(n+1)=2.756093e+002;
n=282; farx(n+1)=6.539489e+000; foe(n+1)=3.788612e+001; krok(n+1)=2.097007e-005; ng(n+1)=1.654485e+002;
n=283; farx(n+1)=6.501839e+000; foe(n+1)=3.786337e+001; krok(n+1)=8.205260e-006; ng(n+1)=2.735028e+002;
n=284; farx(n+1)=6.531028e+000; foe(n+1)=3.784090e+001; krok(n+1)=2.077412e-005; ng(n+1)=1.648683e+002;
n=285; farx(n+1)=6.493841e+000; foe(n+1)=3.781849e+001; krok(n+1)=8.205260e-006; ng(n+1)=2.716350e+002;
n=286; farx(n+1)=6.522610e+000; foe(n+1)=3.779633e+001; krok(n+1)=2.063670e-005; ng(n+1)=1.640633e+002;
n=287; farx(n+1)=6.485974e+000; foe(n+1)=3.777433e+001; krok(n+1)=8.223627e-006; ng(n+1)=2.688586e+002;
n=288; farx(n+1)=6.514398e+000; foe(n+1)=3.775252e+001; krok(n+1)=2.047978e-005; ng(n+1)=1.633464e+002;
n=289; farx(n+1)=6.478309e+000; foe(n+1)=3.773091e+001; krok(n+1)=8.229150e-006; ng(n+1)=2.663828e+002;
n=290; farx(n+1)=6.506474e+000; foe(n+1)=3.770935e+001; krok(n+1)=2.047978e-005; ng(n+1)=1.625300e+002;
n=291; farx(n+1)=6.470657e+000; foe(n+1)=3.768800e+001; krok(n+1)=8.245016e-006; ng(n+1)=2.651166e+002;
n=292; farx(n+1)=6.498545e+000; foe(n+1)=3.766689e+001; krok(n+1)=2.020969e-005; ng(n+1)=1.620108e+002;
n=293; farx(n+1)=6.463322e+000; foe(n+1)=3.764592e+001; krok(n+1)=8.245594e-006; ng(n+1)=2.624601e+002;
n=294; farx(n+1)=6.491068e+000; foe(n+1)=3.762498e+001; krok(n+1)=2.036925e-005; ng(n+1)=1.611237e+002;
n=295; farx(n+1)=6.456079e+000; foe(n+1)=3.760413e+001; krok(n+1)=8.206521e-006; ng(n+1)=2.625763e+002;
n=296; farx(n+1)=6.483708e+000; foe(n+1)=3.758333e+001; krok(n+1)=2.058283e-005; ng(n+1)=1.602052e+002;
n=297; farx(n+1)=6.448932e+000; foe(n+1)=3.756255e+001; krok(n+1)=8.155065e-006; ng(n+1)=2.630691e+002;
n=298; farx(n+1)=6.476163e+000; foe(n+1)=3.754183e+001; krok(n+1)=2.067984e-005; ng(n+1)=1.592028e+002;
n=299; farx(n+1)=6.441725e+000; foe(n+1)=3.752132e+001; krok(n+1)=8.166804e-006; ng(n+1)=2.614868e+002;
n=300; farx(n+1)=6.468673e+000; foe(n+1)=3.750095e+001; krok(n+1)=2.047978e-005; ng(n+1)=1.586165e+002;

figure; semilogy(farx,'b'); hold on; semilogy(foe,'r'); xlabel('Iteracje'); ylabel('Earx, Eoe'); legend('Earx','Eoe'); title('Uczenie predyktora OE');
figure; subplot(2,1,1); semilogy(krok); xlabel('Iteracje'); ylabel('Krok');
subplot(2,1,2); semilogy(ng); xlabel('Iteracje'); ylabel('Norma gradientu');
Earx=farx(n+1)
Eoe=foe(n+1)
